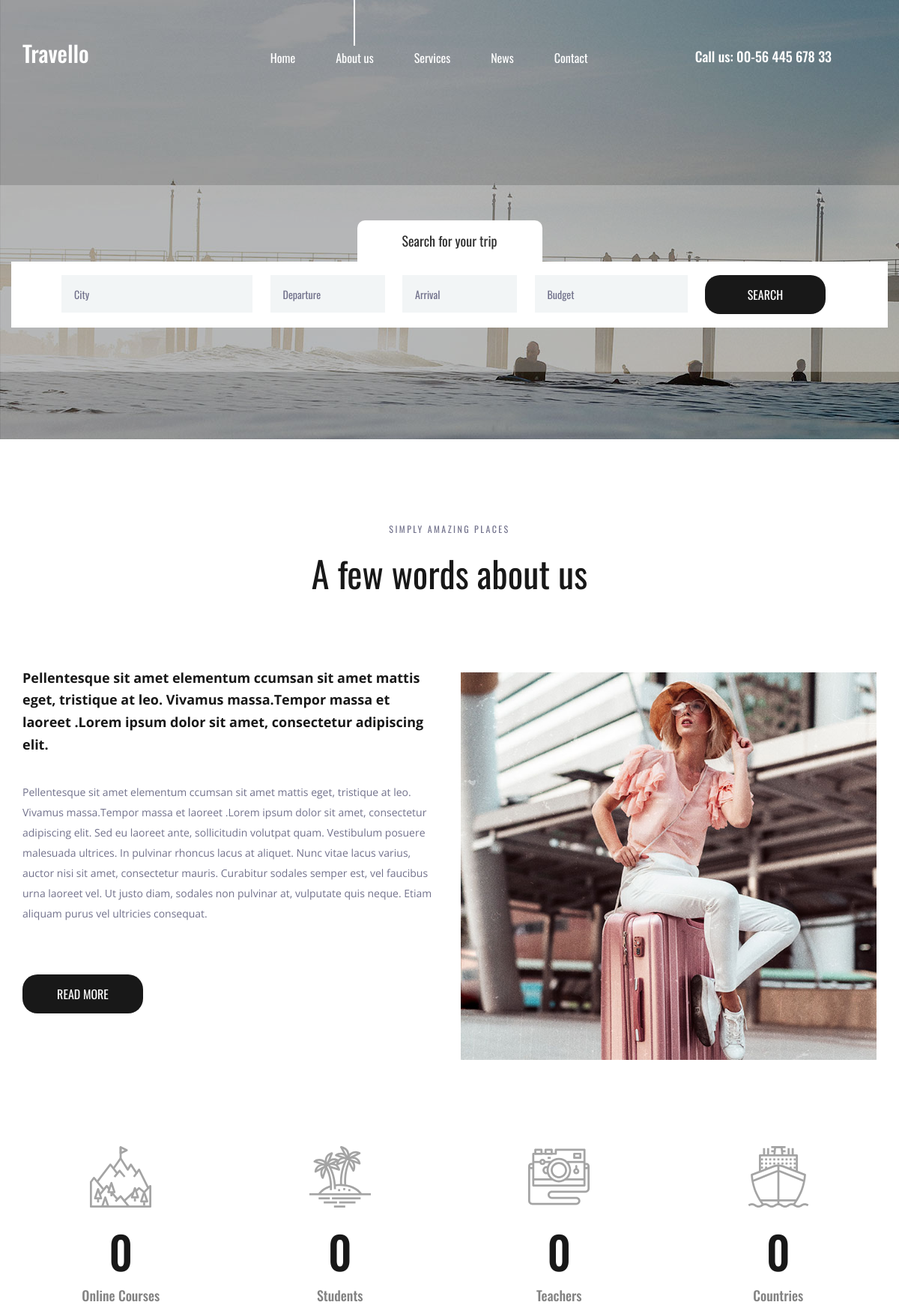
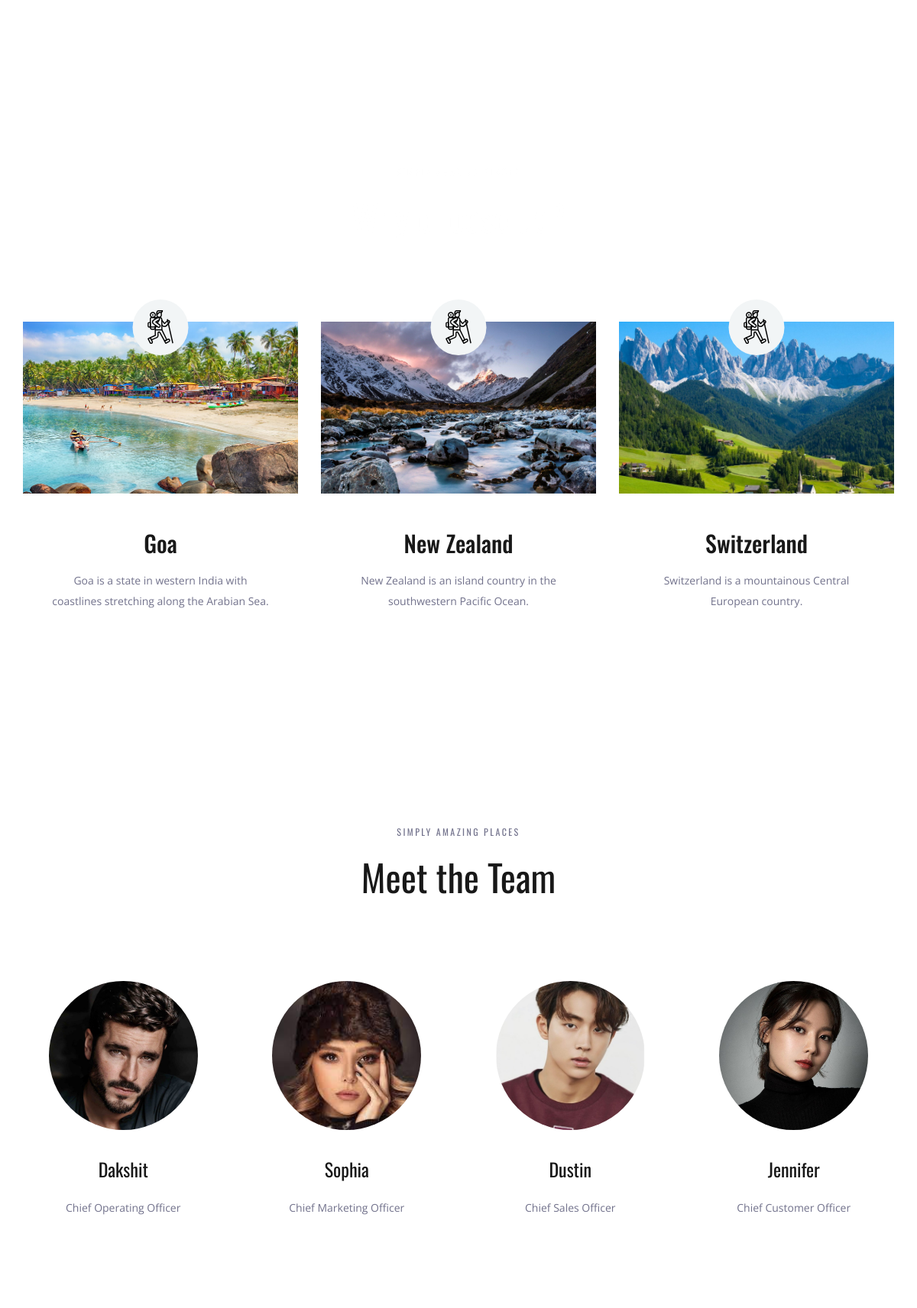
The page / (upper part) on the database its author committed (2 pictures, top to bottom).
### hello_app/models.py (models this page shows, shortened)
class Place(models.Model):
    name=models.CharField(max_length=250)
    img=models.ImageField(upload_to='pics')
    desc=models.TextField()

class Team(models.Model):
    name=models.CharField(max_length=250)
    img=models.ImageField(upload_to='pics')
    desc=models.TextField()

### hello_app/views.py (the view)
# urls.py: path('',views.environment,name='environment'),
def environment(request):
    obj=Place.objects.all()
    obj1=Team.objects.all()
    return render(request, 'index.html', {'result':obj, 'results':obj1})

### templates/index.html (shortened to what this page needs)
{% load static %}
<!DOCTYPE html>
<html lang="en">
<head>
<link rel="stylesheet" type="text/css" href="{% static 'styles/bootstrap4/bootstrap.min.css' %}">
<link href="{% static 'plugins/font-awesome-4.7.0/css/font-awesome.min.css' %}" rel="stylesheet" type="text/css">
<link rel="stylesheet" type="text/css" href="{% static 'plugins/OwlCarousel2-2.2.1/owl.carousel.css' %}">
<link rel="stylesheet" type="text/css" href="{% static 'plugins/OwlCarousel2-2.2.1/owl.theme.default.css' %}">
<link rel="stylesheet" type="text/css" href="{% static 'plugins/OwlCarousel2-2.2.1/animate.css' %}">
<link rel="stylesheet" type="text/css" href="{% static 'styles/about.css' %}">
<link rel="stylesheet" type="text/css" href="{% static 'styles/about_responsive.css' %}">
</head>
<body>
<div class="super_container">
	<header class="header">
		<div class="container">
			<div class="row">
				<div class="col">
					<div class="header_content d-flex flex-row align-items-center justify-content-start">
						<div class="header_content_inner d-flex flex-row align-items-end justify-content-start">
							<div class="logo"><a href="index.html">Travello</a></div>
							<nav class="main_nav">
								<ul class="d-flex flex-row align-items-start justify-content-start">
									<li><a href="index.html">Home</a></li>
									<li class="active"><a href="{% static 'about.html' %}">About us</a></li>
									<li><a href="#">Services</a></li>
									<li><a href="{% static 'news.html' %}">News</a></li>
									<li><a href="{% static 'contact.html' %}">Contact</a></li>
								</ul>
							</nav>
							<div class="header_phone ml-auto">Call us: 00-56 445 678 33</div>
						</div>
					</div>
				</div>
			</div>
		</div>
	</header>
	<div class="home">
		<div class="background_image"><img src="{% static 'images/about.jpg' %}"></div>
	</div>
	<div class="home_search">
		<div class="container">
			<div class="row">
				<div class="col">
					<div class="home_search_container">
						<div class="home_search_title">Search for your trip</div>
						<div class="home_search_content">
							<form action="#" class="home_search_form" id="home_search_form">
								<div class="d-flex flex-lg-row flex-column align-items-start justify-content-lg-between justify-content-start">
									<input type="text" class="search_input search_input_1" placeholder="City" required="required">
									<input type="text" class="search_input search_input_2" placeholder="Departure" required="required">
									<input type="text" class="search_input search_input_3" placeholder="Arrival" required="required">
									<input type="text" class="search_input search_input_4" placeholder="Budget" required="required">
									<button class="home_search_button">search</button>
								</div>
							</form>
						</div>
					</div>
				</div>
			</div>
		</div>
	</div>
	<div class="about">
		<div class="container">
			<div class="row">
				<div class="col text-center">
					<div class="section_subtitle">simply amazing places</div>
					<div class="section_title"><h2>A few words about us</h2></div>
				</div>
			</div>
			<div class="row about_row">
				<div class="col-lg-6">
					<div class="about_content">
						<div class="text_highlight">Pellentesque sit amet elementum ccumsan sit amet mattis eget, tristique at leo. Vivamus massa.Tempor massa et laoreet .Lorem ipsum dolor sit amet, consectetur adipiscing elit.</div>
						<div class="about_text">
							<p>Pellentesque sit amet elementum ccumsan sit amet mattis eget, tristique at leo. Vivamus massa.Tempor massa et laoreet .Lorem ipsum dolor sit amet, consectetur adipiscing elit. Sed eu laoreet ante, sollicitudin volutpat quam. Vestibulum posuere malesuada ultrices. In pulvinar rhoncus lacus at aliquet. Nunc vitae lacus varius, auctor nisi sit amet, consectetur mauris. Curabitur sodales semper est, vel faucibus urna laoreet vel. Ut justo diam, sodales non pulvinar at, vulputate quis neque. Etiam aliquam purus vel ultricies consequat.</p>
						</div>
						<div class="button about_button"><a href="#">read more</a></div>
					</div>
				</div>
				<div class="col-lg-6">
					<div class="about_image"><img src="{% static 'images/about_1.jpg' %}" alt=""></div>
				</div>
			</div>
		</div>
	</div>
	<div class="milestones">
		<div class="container">
			<div class="row">
				<div class="col-lg-3 milestone_col">
					<div class="milestone text-center">
						<div class="milestone_icon"><img src="{% static 'images/mountain.svg' %}" alt=""></div>
						<div class="milestone_counter" data-end-value="17">0</div>
						<div class="milestone_text">Online Courses</div>
					</div>
				</div>
				<div class="col-lg-3 milestone_col">
					<div class="milestone text-center">
						<div class="milestone_icon"><img src="{% static 'images/island.svg' %}" alt=""></div>
						<div class="milestone_counter" data-end-value="213">0</div>
						<div class="milestone_text">Students</div>
					</div>
				</div>
				<div class="col-lg-3 milestone_col">
					<div class="milestone text-center">
						<div class="milestone_icon"><img src="{% static 'images/camera.svg' %}" alt=""></div>
						<div class="milestone_counter" data-end-value="11923">0</div>
						<div class="milestone_text">Teachers</div>
					</div>
				</div>
				<div class="col-lg-3 milestone_col">
					<div class="milestone text-center">
						<div class="milestone_icon"><img src="{% static 'images/boat.svg' %}" alt=""></div>
						<div class="milestone_counter" data-end-value="15">0</div>
						<div class="milestone_text">Countries</div>
					</div>
				</div>
			</div>
		</div>
	</div>
	<div class="why">
		<div class="parallax_background parallax-window" data-parallax="scroll" data-image-src="{% static 'images/why.jpg' %}" data-speed="0.8"></div>
		<div class="container">
			<div class="row">
				<div class="col text-center">
					<div class="section_subtitle">simply amazing places</div>
					<div class="section_title"><h2>Why choose us?</h2></div>
				</div>
			</div>
			<div class="row why_row">
			    {% for i in result %}
				<div class="col-lg-4 why_col">
					<div class="why_item">
						<div class="why_image">
							<img src="{{i.img.url}}" alt="">
							<div class="why_icon d-flex flex-column align-items-center justify-content-center">
								<img src="{% static 'images/why_3.svg' %}" alt="">
							</div>
						</div>
						<div class="why_content text-center">
							<div class="why_title">{{i.name}}</div>
							<div class="why_text">
								<p>{{i.desc}}</p>
							</div>
						</div>
					</div>
				</div>
                {% endfor %}
			</div>
		</div>
	</div>
	<div class="team">
		<div class="container">
			<div class="row">
				<div class="col text-center">
					<div class="section_subtitle">simply amazing places</div>
					<div class="section_title"><h2>Meet the Team</h2></div>
				</div>
			</div>
			<div class="row team_row">
				{% for i in results %}
				<div class="col-xl-3 col-md-6 team_col">
					<div class="team_item d-flex flex-column align-items-center justify-content-start text-center">
						<div class="team_image"><img src="{{i.img.url}}" alt=""></div>
						<div class="team_content">
							<div class="team_title"><a href="#">{{i.name}}</a></div>
							<div class="team_text">
								<p>{{i.desc}}</p>
							</div>
						</div>
					</div>
				</div>
				{% endfor %}
			</div>
		</div>
	</div>
</div>
</body>
</html>

### rows shown on the page
Place: img (picture), name "Goa", desc "Goa is a state in western India with coastlines stretching along the Arabian Sea."
Place: img (picture), name "New Zealand", desc "New Zealand is an island country in the southwestern Pacific Ocean."
Place: img (picture), name "Switzerland", desc "Switzerland is a mountainous Central European country."
Team: img (picture), name "Dakshit", desc "Chief Operating Officer"
Team: img (picture), name "Sophia", desc "Chief Marketing Officer"
Team: img (picture), name "Dustin", desc "Chief Sales Officer"
Team: img (picture), name "Jennifer", desc "Chief Customer Officer"
